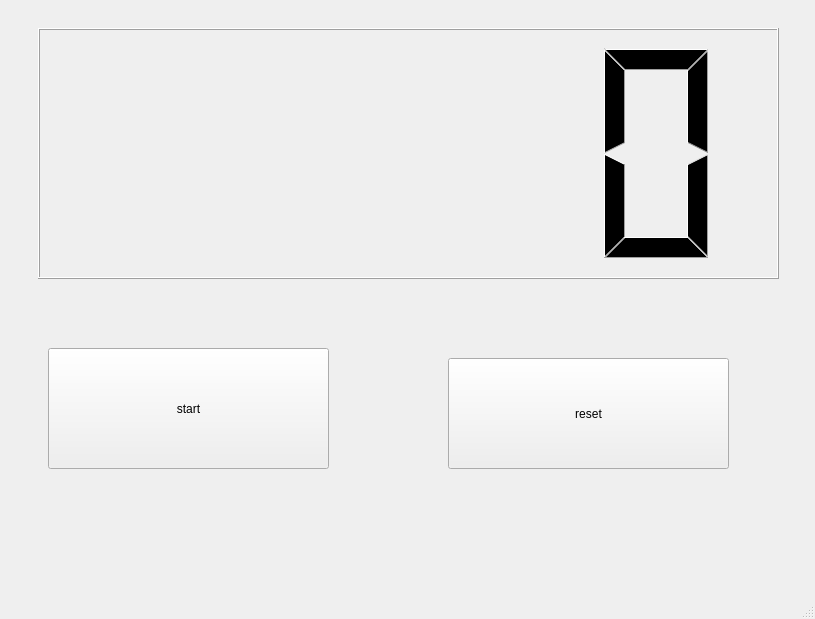
<?xml version="1.0" encoding="UTF-8"?>
<ui version="4.0">
 <class>MainWindow</class>
 <widget class="QMainWindow" name="MainWindow">
  <property name="geometry">
   <rect>
    <x>0</x>
    <y>0</y>
    <width>815</width>
    <height>619</height>
   </rect>
  </property>
  <property name="windowTitle">
   <string>MainWindow</string>
  </property>
  <widget class="QWidget" name="centralwidget">
   <layout class="QHBoxLayout" name="horizontalLayout">
    <item>
     <widget class="QWidget" name="widget_2" native="true">
      <layout class="QGridLayout" name="gridLayout">
       <item row="0" column="0">
        <widget class="QWidget" name="widget" native="true">
         <widget class="QLCDNumber" name="lcdNumber">
          <property name="geometry">
           <rect>
            <x>20</x>
            <y>10</y>
            <width>741</width>
            <height>251</height>
           </rect>
          </property>
         </widget>
         <widget class="QPushButton" name="pushButton">
          <property name="geometry">
           <rect>
            <x>30</x>
            <y>330</y>
            <width>281</width>
            <height>121</height>
           </rect>
          </property>
          <property name="text">
           <string>start</string>
          </property>
         </widget>
         <widget class="QPushButton" name="pushButton_2">
          <property name="geometry">
           <rect>
            <x>430</x>
            <y>340</y>
            <width>281</width>
            <height>111</height>
           </rect>
          </property>
          <property name="text">
           <string>reset</string>
          </property>
         </widget>
        </widget>
       </item>
      </layout>
     </widget>
    </item>
   </layout>
  </widget>
  <widget class="QMenuBar" name="menubar">
   <property name="geometry">
    <rect>
     <x>0</x>
     <y>0</y>
     <width>815</width>
     <height>21</height>
    </rect>
   </property>
  </widget>
  <widget class="QStatusBar" name="statusbar"/>
 </widget>
 <resources/>
 <connections/>
</ui>
